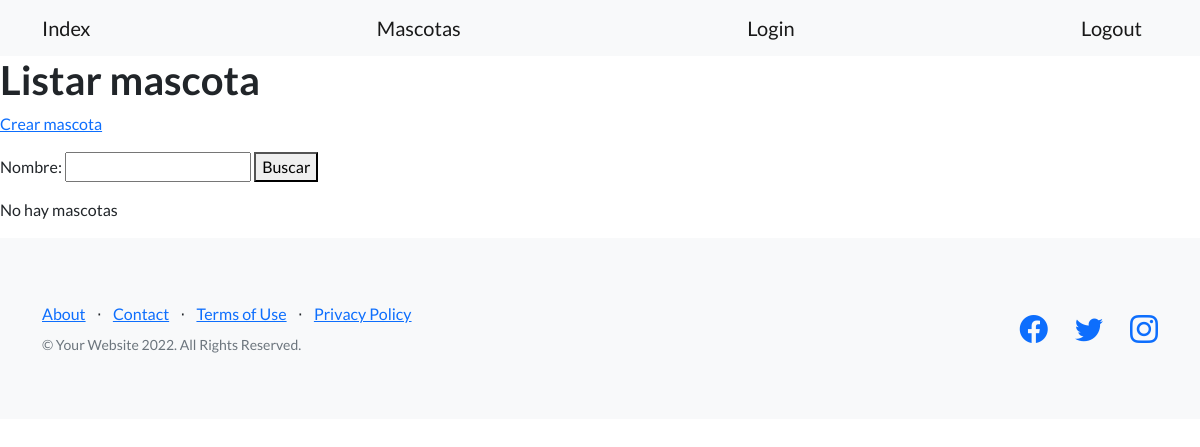
/mascotas/, run on an earlier commit of the app's database.
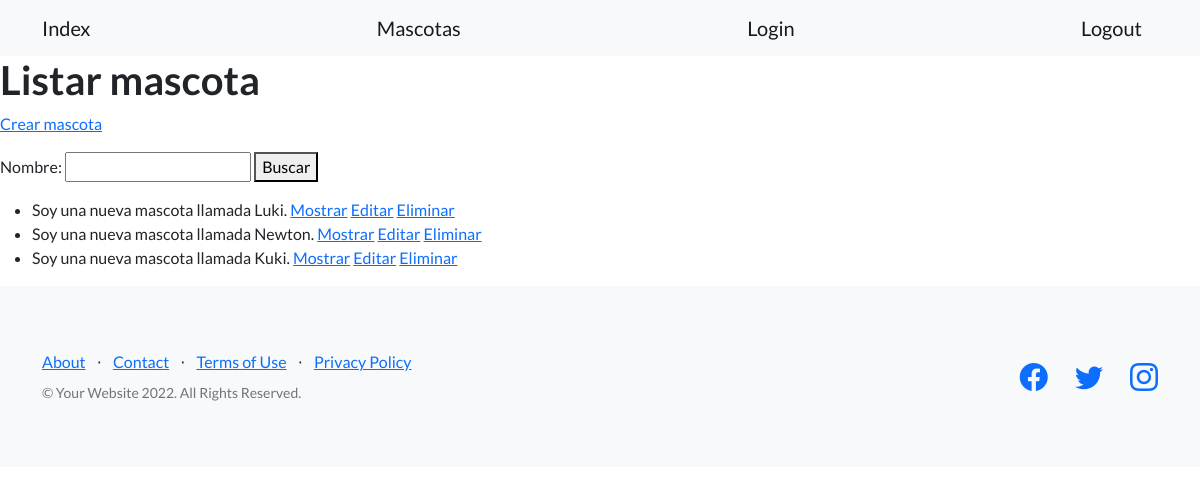
And on a later commit of the database.
### mascota/models.py (models this page shows)
class Mascota(models.Model):
    nombre = models.CharField(max_length=30)
    edad = models.IntegerField()
    fecha_ingreso = models.DateField(null=True)
    def __str__(self) -> str:
        return f"Soy una nueva mascota llamada {self.nombre}."

### mascota/views.py (the view)
# urls.py: path('mascotas/', ListarMascotas.as_view(), name='listar_mascotas'),
class ListarMascotas(ListView):
    model = Mascota
    template_name = 'mascota/listar_mascotas.html'
    def get_queryset(self):
        nombre = self.request.GET.get('nombre', '')
        if nombre:
            object_list = self.model.objects.filter(nombre__icontains=nombre)
        else:
            object_list = self.model.objects.all()
        return object_list
    def get_context_data(self, **kwargs):
        context = super().get_context_data(**kwargs)
        context["form"] = BusquedaMascota()
        return context

### mascota/forms.py
class BusquedaMascota(forms.Form):
    nombre = forms.CharField(max_length=30, required=False)

### mascota/templates/mascota/listar_mascotas.html (shortened to what this page needs)
{% extends 'base.html' %}
{% block texto_header %}
<h1>Listar mascota</h1>
{% endblock texto_header %}
{% block contenido %}
<p>
    <a href={% url 'crear_mascota' %}>Crear mascota</a>
</p>
<p>
    <form action={% url 'listar_mascotas' %}>
        {{form}}
        <button>Buscar</button>
</p>
<p>
    {% if object_list %}
        <ul>
            {% for mascota in object_list %}
                <li>
                    {{mascota}}
                    <a href={% url 'mostrar_mascota' mascota.id %}>Mostrar</a>
                    <a href={% url 'editar_mascota' mascota.id %}>Editar</a>
                    <a href={% url 'eliminar_mascota' mascota.id %}>Eliminar</a>
                </li>
            {% endfor %}
        </ul>
    {% else %}
        <p>No hay mascotas</p>
    {% endif %}
</p>
{% endblock contenido %}

### accounts/templates/base.html (shortened to what this page needs)
<!DOCTYPE html>
<html lang="en">
    <head>
        {% load static %}
        <link
            href="https://cdn.jsdelivr.net/npm/bootstrap-icons@1.5.0/font/bootstrap-icons.css"
            rel="stylesheet"
            type="text/css"
        />
        <link href={% static 'mascota/css/styles.css' %} rel="stylesheet" />
    </head>
    <body>
        <nav class="navbar navbar-light bg-light static-top">
            <div class="container">
                <a class="navbar-brand" href={% url 'index' %}>Index</a>
                <a class="navbar-brand" href={% url 'listar_mascotas' %}>Mascotas</a>
                <a class="navbar-brand" href={% url 'login' %}>Login</a>
                <a class="navbar-brand" href={% url 'logout' %}>Logout</a>
            </div>
        </nav>
        <header>
            {% block header %}
                {% block texto_header %}
                {% endblock texto_header %}
            {% endblock header %}
        </header>
        <body>
            {% block contenido%}
            {% endblock contenido %}
        </body>
        <footer class="footer bg-light">
            <div class="container">
                <div class="row">
                    <div class="col-lg-6 h-100 text-center text-lg-start my-auto">
                        <ul class="list-inline mb-2">
                            <li class="list-inline-item"><a href="#!">About</a></li>
                            <li class="list-inline-item">⋅</li>
                            <li class="list-inline-item"><a href="#!">Contact</a></li>
                            <li class="list-inline-item">⋅</li>
                            <li class="list-inline-item"><a href="#!">Terms of Use</a></li>
                            <li class="list-inline-item">⋅</li>
                            <li class="list-inline-item"><a href="#!">Privacy Policy</a></li>
                        </ul>
                        <p class="text-muted small mb-4 mb-lg-0">&copy; Your Website 2022. All Rights Reserved.</p>
                    </div>
                    <div class="col-lg-6 h-100 text-center text-lg-end my-auto">
                        <ul class="list-inline mb-0">
                            <li class="list-inline-item me-4">
                                <a href="#!"><i class="bi-facebook fs-3"></i></a>
                            </li>
                            <li class="list-inline-item me-4">
                                <a href="https://twitter.com/?lang=es"><i class="bi-twitter fs-3"></i></a>
                            </li>
                            <li class="list-inline-item">
                                <a href="#!"><i class="bi-instagram fs-3"></i></a>
                            </li>
                        </ul>
                    </div>
                </div>
            </div>
        </footer>
    </body>
</html>

What changed in the data, as far as the page shows it:
added Mascota: nombre "Soy una nueva mascota llamada Luki."
added Mascota: nombre "Soy una nueva mascota llamada Newton."
added Mascota: nombre "Soy una nueva mascota llamada Kuki."
Also different on the page:
text no longer shown: "No hay mascotas"
